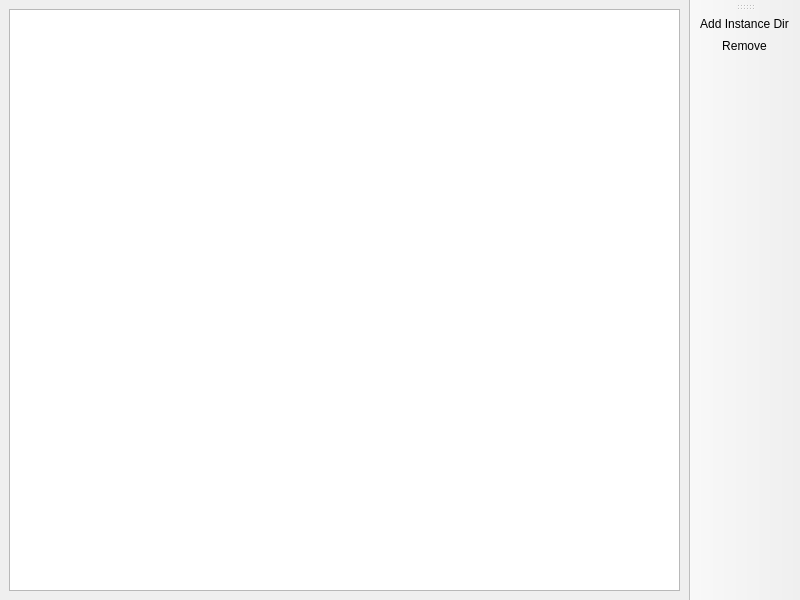
<?xml version="1.0" encoding="UTF-8"?>
<ui version="4.0">
    <class>ExternalInstancePage</class>
    <widget class="QMainWindow" name="ExternalInstancePage">
        <property name="geometry">
            <rect>
                <x>0</x>
                <y>0</y>
                <width>800</width>
                <height>600</height>
            </rect>
        </property>
        <widget class="QWidget" name="centralwidget">
            <layout class="QVBoxLayout" name="verticalLayout">
                <item>
                    <widget class="VersionListView" name="listView">
                        <property name="alternatingRowColors">
                            <bool>true</bool>
                        </property>
                        <property name="rootIsDecorated">
                            <bool>false</bool>
                        </property>
                        <property name="itemsExpandable">
                            <bool>false</bool>
                        </property>
                        <property name="allColumnsShowFocus">
                            <bool>true</bool>
                        </property>
                        <attribute name="headerStretchLastSection">
                            <bool>false</bool>
                        </attribute>
                    </widget>
                </item>
            </layout>
        </widget>
        <widget class="WideBar" name="toolBar">
            <attribute name="toolBarArea">
                <enum>RightToolBarArea</enum>
            </attribute>
            <attribute name="toolBarBreak">
                <bool>false</bool>
            </attribute>
            <addaction name="actionAddExtInst"/>
            <addaction name="actionRemove"/>
        </widget>
        <action name="actionRemove">
            <property name="text">
                <string>Remove</string>
            </property>
        </action>
        <action name="actionAddExtInst">
            <property name="text">
                <string>Add Instance Dir</string>
            </property>
        </action>
    </widget>
    <customwidgets>
        <customwidget>
            <class>VersionListView</class>
            <extends>QTreeView</extends>
            <header>ui/widgets/VersionListView.h</header>
        </customwidget>
        <customwidget>
            <class>WideBar</class>
            <extends>QToolBar</extends>
            <header>ui/widgets/WideBar.h</header>
        </customwidget>
    </customwidgets>
    <resources/>
    <connections/>
</ui>
